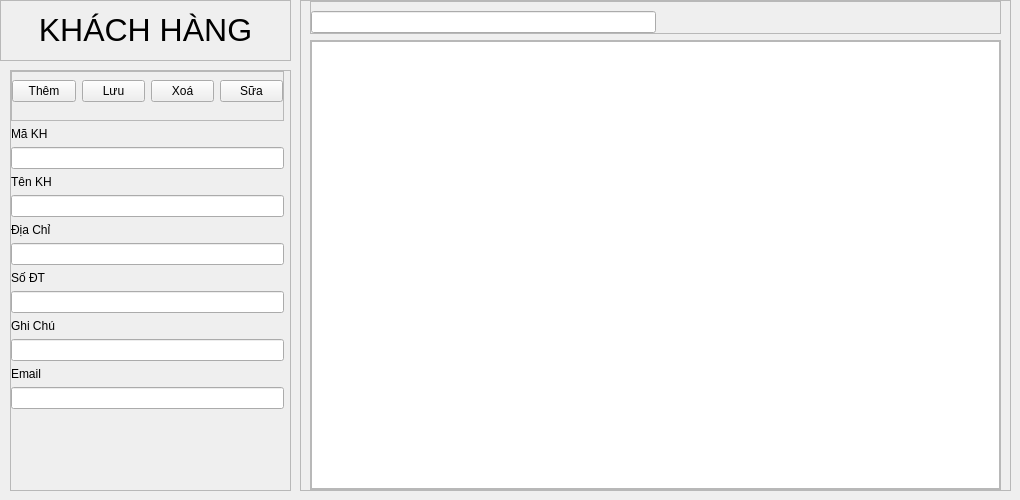
         <widget class="QWidget" name="customer_page">
          <widget class="QFrame" name="frame_title">
           <property name="geometry">
            <rect>
             <x>0</x>
             <y>0</y>
             <width>291</width>
             <height>61</height>
            </rect>
           </property>
           <property name="frameShape">
            <enum>QFrame::StyledPanel</enum>
           </property>
           <property name="frameShadow">
            <enum>QFrame::Raised</enum>
           </property>
           <layout class="QVBoxLayout" name="verticalLayout">
            <item alignment="Qt::AlignVCenter">
             <widget class="QLabel" name="label_4">
              <property name="text">
               <string>&lt;html&gt;&lt;head/&gt;&lt;body&gt;&lt;p align=&quot;center&quot;&gt;&lt;span style=&quot; font-size:24pt;&quot;&gt;KHÁCH HÀNG&lt;/span&gt;&lt;/p&gt;&lt;/body&gt;&lt;/html&gt;</string>
              </property>
             </widget>
            </item>
           </layout>
          </widget>
          <widget class="QFrame" name="frame_input_customers">
           <property name="geometry">
            <rect>
             <x>10</x>
             <y>70</y>
             <width>281</width>
             <height>421</height>
            </rect>
           </property>
           <property name="frameShape">
            <enum>QFrame::StyledPanel</enum>
           </property>
           <property name="frameShadow">
            <enum>QFrame::Raised</enum>
           </property>
           <layout class="QVBoxLayout" name="verticalLayout_3">
            <property name="leftMargin">
             <number>0</number>
            </property>
            <property name="topMargin">
             <number>0</number>
            </property>
            <property name="rightMargin">
             <number>6</number>
            </property>
            <property name="bottomMargin">
             <number>0</number>
            </property>
            <item>
             <widget class="QFrame" name="frame_button_customers">
              <property name="minimumSize">
               <size>
                <width>0</width>
                <height>50</height>
               </size>
              </property>
              <property name="frameShape">
               <enum>QFrame::StyledPanel</enum>
              </property>
              <property name="frameShadow">
               <enum>QFrame::Raised</enum>
              </property>
              <layout class="QHBoxLayout" name="horizontalLayout_3">
               <property name="leftMargin">
                <number>0</number>
               </property>
               <property name="topMargin">
                <number>0</number>
               </property>
               <property name="rightMargin">
                <number>0</number>
               </property>
               <item>
                <widget class="QPushButton" name="addCustomers">
                 <property name="text">
                  <string>Thêm</string>
                 </property>
                </widget>
               </item>
               <item>
                <widget class="QPushButton" name="saveCustomers">
                 <property name="text">
                  <string>Lưu</string>
                 </property>
                </widget>
               </item>
               <item>
                <widget class="QPushButton" name="deleteCustomers">
                 <property name="text">
                  <string>Xoá</string>
                 </property>
                </widget>
               </item>
               <item>
                <widget class="QPushButton" name="editCustomers">
                 <property name="text">
                  <string>Sữa</string>
                 </property>
                </widget>
               </item>
              </layout>
             </widget>
            </item>
            <item>
             <widget class="QLabel" name="label__idCustomer">
              <property name="text">
               <string>Mã KH</string>
              </property>
             </widget>
            </item>
            <item>
             <widget class="QLineEdit" name="id_customers"/>
            </item>
            <item>
             <widget class="QLabel" name="label_12">
              <property name="text">
               <string>Tên KH</string>
              </property>
             </widget>
            </item>
            <item>
             <widget class="QLineEdit" name="name_customers"/>
            </item>
            <item>
             <widget class="QLabel" name="label_14">
              <property name="text">
               <string>Địa Chỉ</string>
              </property>
             </widget>
            </item>
            <item>
             <widget class="QLineEdit" name="address_customers"/>
            </item>
            <item>
             <widget class="QLabel" name="label_13">
              <property name="text">
               <string>Số ĐT</string>
              </property>
             </widget>
            </item>
            <item>
             <widget class="QLineEdit" name="phone_customers"/>
            </item>
            <item>
             <widget class="QLabel" name="label_16">
              <property name="text">
               <string>Ghi Chú</string>
              </property>
             </widget>
            </item>
            <item>
             <widget class="QLineEdit" name="note_customers"/>
            </item>
            <item>
             <widget class="QLabel" name="label_15">
              <property name="text">
               <string>Email</string>
              </property>
             </widget>
            </item>
            <item>
             <widget class="QLineEdit" name="Email_customers"/>
            </item>
            <item>
             <spacer name="verticalSpacer">
              <property name="orientation">
               <enum>Qt::Vertical</enum>
              </property>
              <property name="sizeHint" stdset="0">
               <size>
                <width>20</width>
                <height>0</height>
               </size>
              </property>
             </spacer>
            </item>
           </layout>
          </widget>
          <widget class="QFrame" name="frame_table_customers">
           <property name="geometry">
            <rect>
             <x>300</x>
             <y>0</y>
             <width>711</width>
             <height>491</height>
            </rect>
           </property>
           <property name="frameShape">
            <enum>QFrame::StyledPanel</enum>
           </property>
           <property name="frameShadow">
            <enum>QFrame::Raised</enum>
           </property>
           <layout class="QVBoxLayout" name="verticalLayout_6">
            <property name="topMargin">
             <number>0</number>
            </property>
            <property name="bottomMargin">
             <number>0</number>
            </property>
            <item>
             <widget class="QFrame" name="frame_3">
              <property name="maximumSize">
               <size>
                <width>16777215</width>
                <height>40</height>
               </size>
              </property>
              <property name="frameShape">
               <enum>QFrame::StyledPanel</enum>
              </property>
              <property name="frameShadow">
               <enum>QFrame::Raised</enum>
              </property>
              <layout class="QHBoxLayout" name="horizontalLayout_4">
               <property name="leftMargin">
                <number>0</number>
               </property>
               <property name="rightMargin">
                <number>0</number>
               </property>
               <property name="bottomMargin">
                <number>0</number>
               </property>
               <item>
                <widget class="QLineEdit" name="lineEdit_searchCustomers"/>
               </item>
               <item>
                <spacer name="horizontalSpacer_3">
                 <property name="orientation">
                  <enum>Qt::Horizontal</enum>
                 </property>
                 <property name="sizeHint" stdset="0">
                  <size>
                   <width>289</width>
                   <height>20</height>
                  </size>
                 </property>
                </spacer>
               </item>
              </layout>
             </widget>
            </item>
            <item>
             <widget class="QFrame" name="frame_5">
              <property name="frameShape">
               <enum>QFrame::StyledPanel</enum>
              </property>
              <property name="frameShadow">
               <enum>QFrame::Raised</enum>
              </property>
              <layout class="QVBoxLayout" name="verticalLayout_5">
               <property name="spacing">
                <number>0</number>
               </property>
               <property name="leftMargin">
                <number>0</number>
               </property>
               <property name="topMargin">
                <number>0</number>
               </property>
               <property name="rightMargin">
                <number>0</number>
               </property>
               <property name="bottomMargin">
                <number>0</number>
               </property>
               <item>
                <widget class="QTableWidget" name="table_customers"/>
               </item>
              </layout>
             </widget>
            </item>
           </layout>
          </widget>
         </widget>
